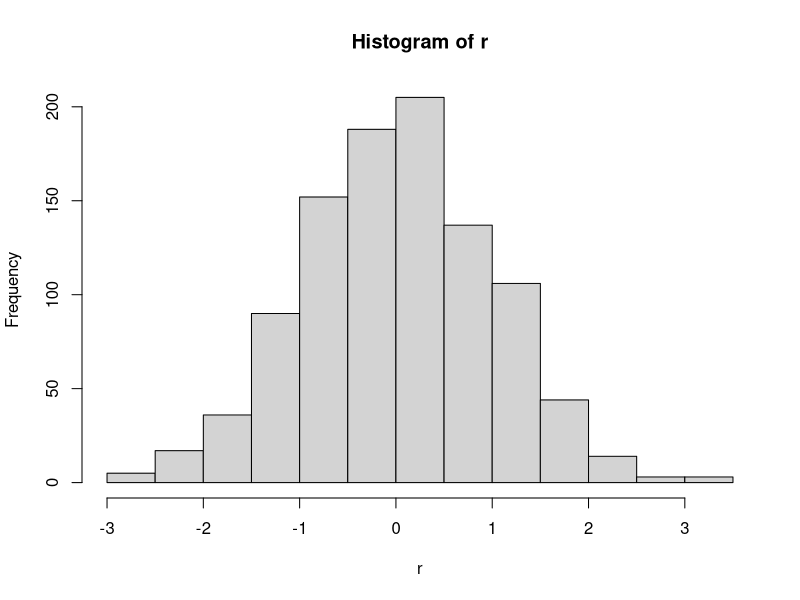

The R script that drew this image:
## ---- chunk 1
print("why not")
set.seed(87367836)
r <- rnorm(1000)
hist(r)
## ---- chunk 2
print("hello world")
